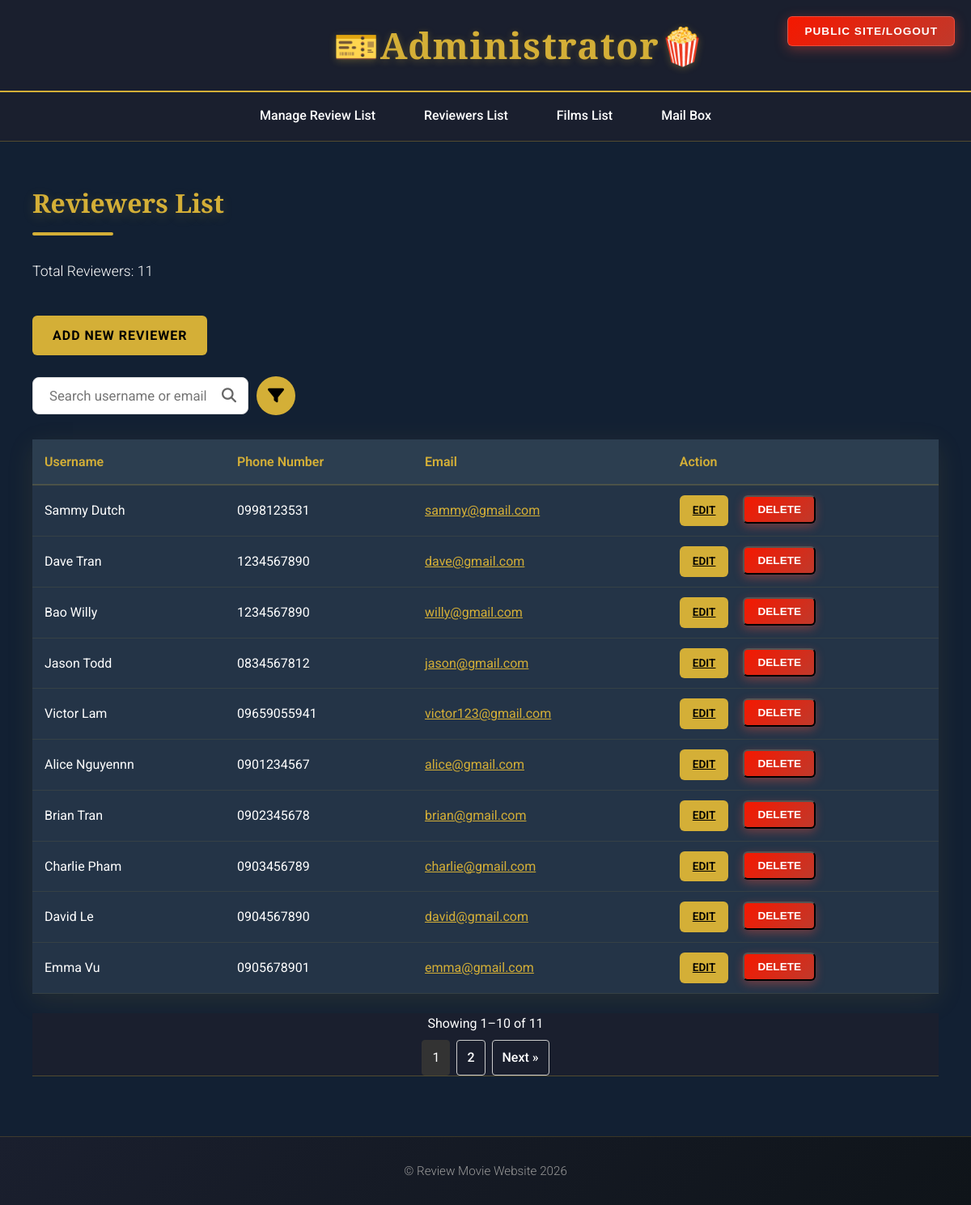
The app's page /Admin/reviewers.php (signed in), older data.
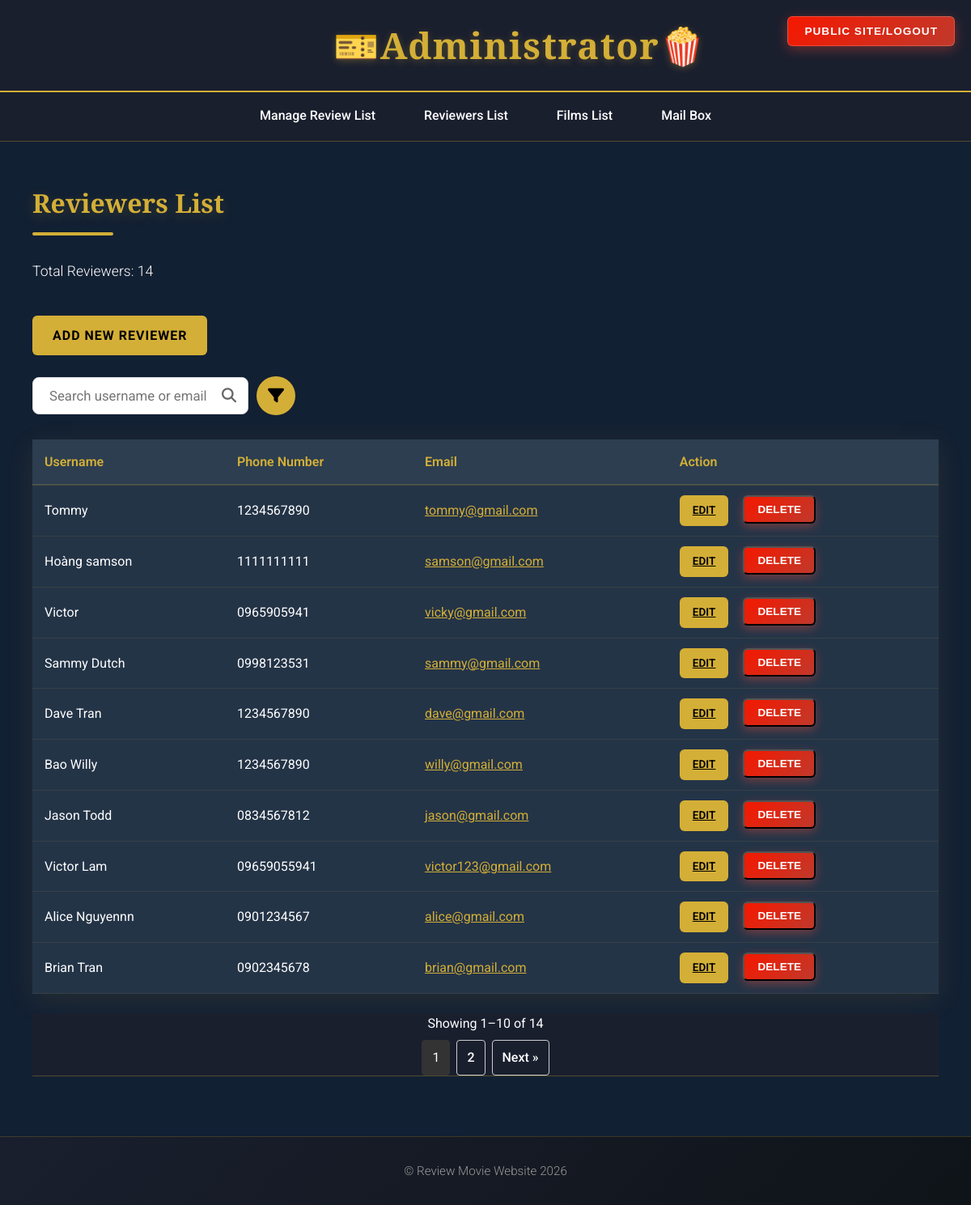
The same page, newer data.
### tables this page shows
CREATE TABLE `reviewers` (
  `id` int(11) NOT NULL,
  `username` varchar(100) NOT NULL,
  `phone_number` varchar(255) NOT NULL,
  `email` varchar(255) DEFAULT NULL,
  `created_at` datetime DEFAULT current_timestamp()
);

### Admin/reviewers.php (called while the page is built, shortened)
<?php
$database = Database::getConnection();
try {
    $search = $_GET['search'] ?? '';
    $sort = $_GET['sort'] ?? 'created_at DESC';
    $totalItems = Reviewer::totalFilteredReviewers($database, $search);
    $pagination = Pagination::forRequest($totalItems, $_GET['page'] ?? 1);
    $reviewers = Reviewer::allReviewers(
        $database,
        $search,
        $sort,
        $pagination['itemsPerPage'],
        $pagination['offset']
    );
    $totalReviewers = Reviewer::totalReviewers($database);
    include '../templates/admin_reviewers.html.php';
} catch (PDOException $e) {
    $title = 'An error has occurred';
    $output = 'Error: ' . $e->getMessage();
}
include '../templates/admin_layout.html.php';

### classes/Database.php (called while the page is built, shortened)
<?php
class Database
{
    public static function query($pdo, $sql, $parameters = [])
    {
        $query = $pdo->prepare($sql);
        $query->execute($parameters);
        return $query;
    }
}

### classes/Reviewer.php (called while the page is built, shortened)
<?php
class Reviewer extends User
{
    public static function totalReviewers($pdo)
    {
        $query = Database::query($pdo, "SELECT COUNT(*) FROM reviewers");
        $row = $query->fetch();
        return $row[0];
    }
    public static function totalFilteredReviewers($pdo, $search = '')
    {
        $query = Database::query(
            $pdo,
            'SELECT COUNT(*) FROM reviewers WHERE (username LIKE :search OR email LIKE :search)',
            [':search' => '%' . $search . '%']
        );
        return $query->fetchColumn();
    }
    public static function allReviewers($pdo, $search = '', $sort = 'created_at DESC', $limit = null, $offset = 0)
    {
        $sql = 'SELECT id, username, email, phone_number, created_at
             FROM reviewers
             WHERE (username LIKE :search OR email LIKE :search)';
        $parameters = [':search' => '%' . $search . '%'];
        $allowedSorts = ['username ASC', 'username DESC', 'created_at ASC', 'created_at DESC'];
        $order = in_array($sort, $allowedSorts) ? $sort : 'created_at DESC';
        $sql .= " ORDER BY $order";
        if ($limit !== null) {
            $sql .= ' LIMIT ' . max(1, (int) $limit) . ' OFFSET ' . max(0, (int) $offset);
        }
        return Database::query($pdo, $sql, $parameters)->fetchAll();
    }
}

### classes/Pagination.php (called while the page is built, shortened)
<?php
class Pagination
{
    public static function forRequest($totalItems, $requestedPage)
    {
        $pageValue = is_scalar($requestedPage) ? filter_var($requestedPage, FILTER_VALIDATE_INT) : false;
        $page = $pageValue === false ? 1 : max(1, (int) $pageValue);
        $totalPages = max(1, (int) ceil($totalItems / self::ITEMS_PER_PAGE));
        $page = min($page, $totalPages);
        return [
            'currentPage' => $page,
            'totalPages' => $totalPages,
            'itemsPerPage' => self::ITEMS_PER_PAGE,
            'offset' => ($page - 1) * self::ITEMS_PER_PAGE,
            'totalItems' => (int) $totalItems,
        ];
    }
}

### templates/admin_reviewers.html.php (the view, shortened to what the changed rows need)
<link rel="stylesheet" href="https://cdnjs.cloudflare.com/ajax/libs/font-awesome/6.5.1/css/all.min.css">
<link rel="stylesheet" href="admin_style.css">
<h2>Reviewers List</h2>
<p>Total Reviewers: <?= $totalReviewers ?></p>
<div style="margin-top: 20px;">
    <a href="addreviewers.php" class="btn-add" style="text-decoration: none; display: inline-block;">
    </a>
</div>
<br>
<div class="search-filter-wrapper">
    <form action="" method="get" class="search-bar-container">
    </form>
    <button id="openFilter" class="btn-filter-icon">
    </button>
</div>
<table>
    <thead>
        <tr>
            <th>Username</th>
            <th>Phone Number</th>
            <th>Email</th>
            <th>Action</th>
        </tr>
    </thead>
    <tbody>
        <?php foreach ($reviewers as $reviewer): ?>
            <tr>
                <td><?= htmlspecialchars($reviewer['username'], ENT_QUOTES, 'UTF-8') ?></td>
                <td>
                    <?php if (!empty($reviewer['phone_number'])): ?>
                        <?= htmlspecialchars($reviewer['phone_number'], ENT_QUOTES, 'UTF-8') ?>
                    <?php else: ?>
                        <em style="color: #777;">None</em>
                    <?php endif; ?>
                </td>
                <td>
                    <?php if (!empty($reviewer['email'])): ?>
                        <a href="mailto:<?= htmlspecialchars($reviewer['email'], ENT_QUOTES, 'UTF-8') ?>" style="color: var(--accent);">
                            <?= htmlspecialchars($reviewer['email'], ENT_QUOTES, 'UTF-8') ?>
                        </a>
                    <?php else: ?>
                        <em style="color: #777;">NULL</em>
                    <?php endif; ?>
                </td>
                <td>
                    <div style="display: flex; gap: 10px;">
                        <a href="editreviewers.php?id=<?= $reviewer['id'] ?>" class="btn-edit">Edit</a>
                        <form action="delete.php" method="post" onsubmit="return confirm('Are you sure you want to delete this reviewer?');">
                            <input type="hidden" name="type" value="reviewers"> <input type="submit" value="Delete" class="btn-delete">
                        </form>
                    </div>
                </td>
            </tr>
        <?php endforeach; ?>
    </tbody>
</table>
<?php include __DIR__ . '/pagination.html.php'; ?>

### templates/pagination.html.php (shortened to what the changed rows need)
<?php if ($pagination['totalItems'] > 0): ?>
    <?php
    $paginationUrl = static function ($page) {
        return '?' . htmlspecialchars(http_build_query(array_merge($_GET, ['page' => $page])), ENT_QUOTES, 'UTF-8');
    };
    ?>
    <nav class="pagination" aria-label="Pagination">
        <span class="pagination-summary">
            Showing <?= $pagination['offset'] + 1 ?>–<?= min($pagination['offset'] + $pagination['itemsPerPage'], $pagination['totalItems']) ?> of <?= $pagination['totalItems'] ?>
        </span>
        <?php for ($page = 1; $page <= $pagination['totalPages']; $page++): ?>
            <?php if ($page === $pagination['currentPage']): ?>
                <span class="pagination-current" aria-current="page"><?= $page ?></span>
            <?php else: ?>
                <a href="<?= $paginationUrl($page) ?>"><?= $page ?></a>
            <?php endif; ?>
        <?php endfor; ?>
        <?php if ($pagination['currentPage'] < $pagination['totalPages']): ?>
            <a href="<?= $paginationUrl($pagination['currentPage'] + 1) ?>" aria-label="Next page">Next &raquo;</a>
        <?php endif; ?>
    </nav>
<?php endif; ?>

Row changes from the older to the newer data that the page shows:
no longer on this page (row unchanged): reviewers: username "Charlie Pham", phone_number "0903456789", email "charlie@gmail.com"
no longer on this page (row unchanged): reviewers: username "David Le", phone_number "0904567890", email "david@gmail.com"
no longer on this page (row unchanged): reviewers: username "Emma Vu", phone_number "0905678901", email "emma@gmail.com"
added reviewers: username "Tommy", phone_number "1234567890", email "tommy@gmail.com"
added reviewers: username "Hoàng samson", phone_number "1111111111", email "samson@gmail.com"
added reviewers: username "Victor", phone_number "0965905941", email "vicky@gmail.com"
Text that changed along with them:
$totalReviewers: "11" → "14"
$pagination['totalItems']: "11" → "14"
